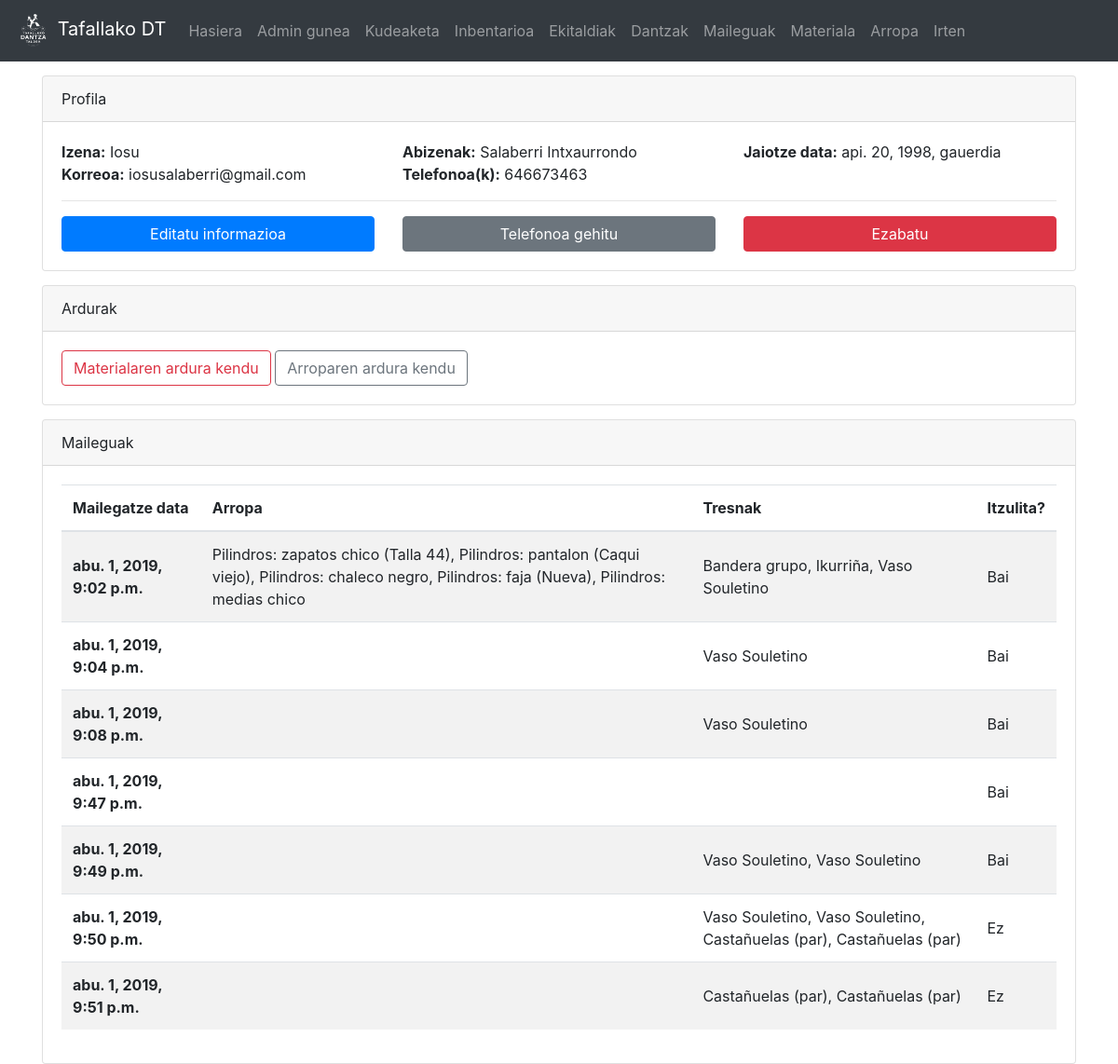
Before: /dantzari/9/ (signed in) with the older database file.
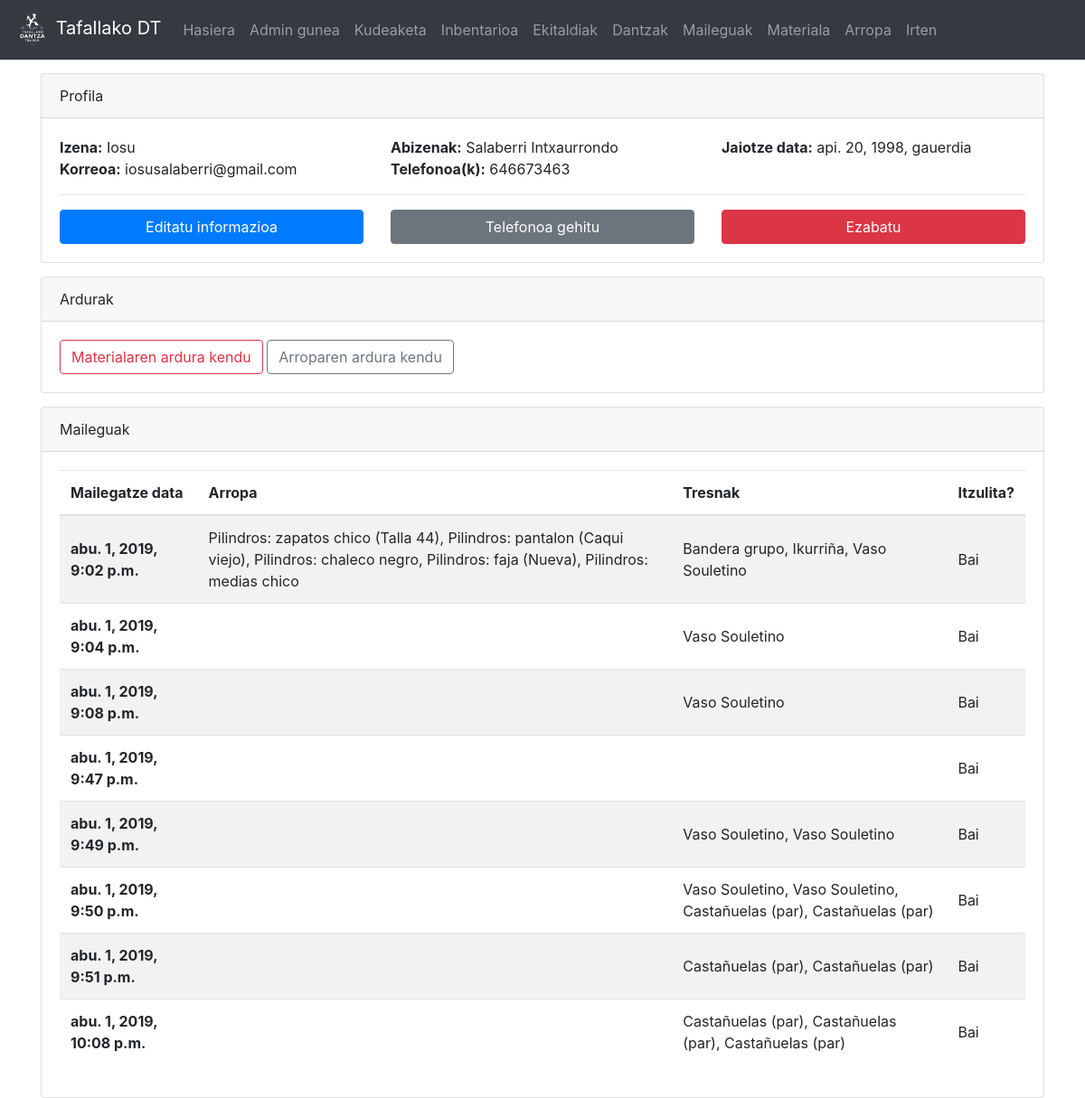
After: the same page with the newer database file.
### dantza/models.py (models this page shows, shortened)
class Mailegua(models.Model):
	dantzari = models.ForeignKey(Dantzaria, on_delete=models.CASCADE)
	materiala = models.ManyToManyField(Tresna, blank=True)
	arropa = models.ManyToManyField(Arropa, blank=True)
	mailegatze_data = models.DateTimeField('mailegatze data')
	itzulita = models.BooleanField(default=False)
	dantza_taldea = models.CharField(max_length=200, blank=True)

class Arropa(models.Model):
	mota = models.ForeignKey(ArropaMota, on_delete=models.CASCADE)
	egoera = models.CharField(max_length=100, choices = EGOERA)
	deskribapena = models.CharField(max_length=200, blank=True)
	mailegatua = models.BooleanField(default=False)
	def __str__(self):
		if self.deskribapena != '':
			return self.mota.mota + ' (' + self.deskribapena + ')'
		else:
			return self.mota.mota

class ArropaMota(models.Model):
	mota = models.CharField(max_length=100)

class Tresna(models.Model):
	material_mota = models.ForeignKey(Materiala, on_delete=models.CASCADE)
	mailegatua = models.BooleanField(default=False)
	def __str__(self):
		return self.material_mota.mota

class Materiala(models.Model):
	mota = models.CharField(max_length=50)

### dantza/views.py (the view)
# urls.py: path(r'dantzari/<int:dtz_id>/', views.profile, name='profile'),
@login_required(login_url='/login')
def profile(request, dtz_id):
	d = Dantzaria.objects.get(pk=dtz_id)
	if request.method == 'POST':
		if 'izena' in request.POST:
			newU = request.POST['izena']
			d.izena = newU
			newA = request.POST['abizenak']
			d.abizenak = newA
			newD = request.POST['jaio']
			d.jaiotze_data = newD
			newE = request.POST['email']
			d.email = newE
			d.save()
		elif 'tel' in request.POST:
			newT = request.POST['tel']
			telefono = Telefono(zenbakia=newT, dantzari=d)
			telefono.save()
		return HttpResponseRedirect('/dantzari/'+ str(dtz_id))
	else:
		if 'ma' in request.GET:
			user = User.objects.get(username=d.user.username)
			group = Group.objects.get(name='material_arduradunak')
			user.groups.add(group)
			return HttpResponseRedirect('/dantzari/'+ str(dtz_id))
		elif 'n_ma' in request.GET:
			user = User.objects.get(username=d.user.username)
			group = Group.objects.get(name='material_arduradunak')
			group.user_set.remove(user)
			return HttpResponseRedirect('/dantzari/'+ str(dtz_id))
		elif 'aa' in request.GET:
			user = User.objects.get(username=d.user.username)
			group = Group.objects.get(name='arropa_arduradunak')
			user.groups.add(group)
			return HttpResponseRedirect('/dantzari/'+ str(dtz_id))
		elif 'n_aa' in request.GET:
			user = User.objects.get(username=d.user.username)
			group = Group.objects.get(name='arropa_arduradunak')
			group.user_set.remove(user)
			return HttpResponseRedirect('/dantzari/'+ str(dtz_id))
		elif 'del' in request.GET:
			User.objects.filter(username=d.user.username).delete()
			return HttpResponseRedirect('/')
	return render(request,'dantza/profile.html',{'d':d})

### dantza/models.py (called while the page is built)
	def telefonoak(self):
		t_list = Telefono.objects.filter(dantzari=self)
		return ', '.join(str(e.zenbakia) for e in t_list)

	def mailegu_lista(self):
		return Mailegua.objects.filter(dantzari=self)

	def is_materialArduraduna(self):
		return self.user.groups.filter(name='material_arduradunak').exists()

	def is_arropaArduraduna(self):
		return self.user.groups.filter(name='arropa_arduradunak').exists()

### dantza/templatetags/auth_extras.py (called while the page is built)
@register.filter(name='has_group')
def has_group(user, group_name):
    return user.groups.filter(name=group_name).exists()

### templates/dantza/profile.html (shortened to what this page needs)
{% extends "dantza/base.html" %}
{% block edukia %}
<div class="container">
	<div class="card" style="margin-top:15px; margin-bottom:15px;">
		<div class="card-header">
			Profila
		</div>
		<div class="card-body">
			{% if 'edit' in request.GET %}
				<form method="POST">
					{% csrf_token %}
					<div class="row">
						<div class="col-md-6">
							<div class="form-group">
								<label for="izena">Izena</label>
								<input  type="text" class="form-control" id="izena" name="izena" value="{{ d.izena }}"/>
							</div>
						</div>
						<div class="col-md-6">
							<div class="form-group">
								<label for="jaio">Jaiotze data</label>
								<input  type="date" class="form-control" id="jaio" name="jaio"/>
								<script>
									var y = {{ d.jaiotze_data.year }};
									var m = {{ d.jaiotze_data.month }};
									var d ={{ d.jaiotze_data.day }};
									document.getElementById('jaio').valueAsDate = new Date(y,m-1,d);
								</script>
							</div>
						</div>
					</div>
					<div class="form-group">
						<label for="abizenak">Abizenak</label>
						<input  type="text" class="form-control" id="abizenak" name="abizenak" value="{{ d.abizenak }}"/>
					</div>
					<div class="form-group">
						<label for="email">Korreoa</label>
						<input required type="email" class="form-control" id="email" name="email" value="{{ d.email }}"/>
					</div>
					<hr>
					<input type="submit" class="btn btn-primary" value="Editatu"/><a href="/dantzari/{{ d.pk }}/" style="margin-left: 5px" class="btn btn-secondary">Atzera</a>
				</form>
			{% else %}
				<div class="row">
					<div class="col-md-4">
						<b>Izena:</b> {{ d.izena }}
					</div>
					<div class="col-md-4">
						<b>Abizenak:</b> {{ d.abizenak }}
					</div>
					<div class="col-md-4">
						<b>Jaiotze data:</b> {{ d.jaiotze_data }}
					</div>
					<div class="col-md-4">
						<b>Korreoa:</b> {{ d.email }}
					</div>
					<div class="col-md-8">
						<b>Telefonoa(k):</b> {{ d.telefonoak }}
					</div>
				</div>
				<hr>
				<div class="row">
					<div class="col-md-4">
						<a href="?edit" class="btn btn-primary btn-block">Editatu informazioa</a>
					</div>
					<div class="col-md-4">
						<a href="?new_tel" class="btn btn-secondary btn-block">Telefonoa gehitu</a>
					</div>
					{% if request.user.is_superuser %}
					<div class="col-md-4">
						<a href="?del" class="btn btn-danger btn-block">Ezabatu</a>
					</div>
					{% endif %}
				</div>
			{% endif %}
		</div>
	</div>
	<div class="card">
		<div class="card-header">Ardurak</div>
		<div class="card-body">
	{% if request.user.is_superuser %}
		{% if not d.is_materialArduraduna %}
			<a href="?ma" class="btn btn-outline-danger">Material arduraduna izendatu</a>
		{% else %}
			<a href="?n_ma" class="btn btn-outline-danger">Materialaren ardura kendu</a>
		{% endif %}
		{% if not d.is_arropaArduraduna %}
			<a href="?aa" class="btn btn-outline-secondary">Arropa arduraduna izendatu</a>
		{% else %}
			<a href="?n_aa" class="btn btn-outline-secondary">Arroparen ardura kendu</a>
		{% endif %}
	{% endif %}
		</div>
	</div>
	<div class="card" style="margin-top:15px;">
		<div class="card-header">
			Maileguak
		</div>
		<div class="card-body">
			{% if d.mailegu_lista|length == 0 %}
				Oraindik ez da mailegurik egin.
			{% else %}
			<div class="table-responsive">
			<table class="table table-hover table-striped">
			  <thead>
				<tr>
				  <th scope="col">Mailegatze data</th>
				  <th scope="col">Arropa</th>
				  <th scope="col">Tresnak</th>
					<th scope="col">Itzulita?</th>
				</tr>
			  </thead>
			  <tbody>
				{% for m in d.mailegu_lista %}
					<tr>
					  <th scope="row" style="vertical-align:middle;">{{ m.mailegatze_data }}</th>
					  <td style="vertical-align:middle;">{{ m.arropa.all|join:", " }}</td>
						<td style="vertical-align:middle;">{{ m.materiala.all|join:", " }}</td>
						<td style="vertical-align:middle;">{% if m.itzulita %}Bai{% else %}Ez{% endif %}</td>
				  </tr>
				{% endfor %}
				  </tbody>
			</table>
			</div>
			{% endif %}
		</div>
	</div>
</div>
{% endblock edukia %}

Changed rows visible on the page:
changed Mailegua "abu. 1, 2019, 9:50 p.m.": itzulita "Ez" → "Bai"
changed Mailegua "abu. 1, 2019, 9:51 p.m.": itzulita "Ez" → "Bai"
added Mailegua: mailegatze_data "abu. 1, 2019, 10:08 p.m.", materiala.all "Castañuelas (par), Castañuelas (par), Castañuelas (par)", itzulita "Bai"
